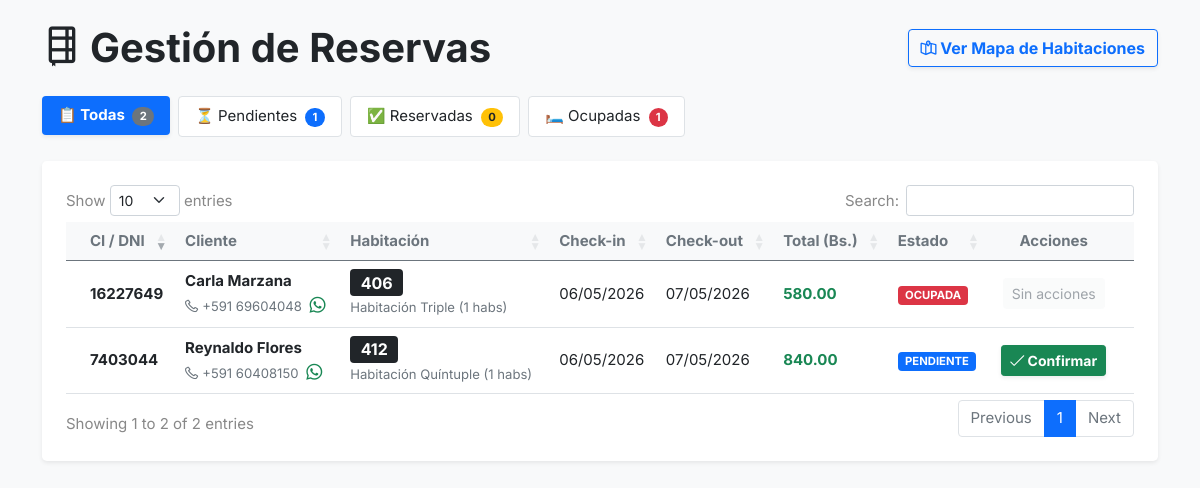
/reservas/index.php (signed in), run on the app's committed database.
### tables this page shows
CREATE TABLE `reservas` (
  `id` int(11) NOT NULL,
  `nombre` varchar(150) NOT NULL,
  `ci` varchar(20) NOT NULL,
  `telefono` varchar(20) DEFAULT NULL,
  `fecha_ingreso` date NOT NULL,
  `fecha_salida` date NOT NULL,
  `estado` enum('PENDIENTE','CONFIRMADA','HOSPEDADO','FINALIZADA','CANCELADA') DEFAULT 'PENDIENTE',
  `desayuno` tinyint(1) DEFAULT 0,
  `garage` int(11) DEFAULT 0,
  `total` decimal(10,2) NOT NULL DEFAULT 0.00,
  `foto_ci` varchar(255) DEFAULT NULL,
  `created_at` timestamp NOT NULL DEFAULT current_timestamp(),
  `confirmada_at` timestamp NULL DEFAULT NULL
);

### reservas/index.php (the view, shortened to what this page needs)
<?php
include '../conexion.php';
$conexion->query("ALTER TABLE reservas ADD COLUMN IF NOT EXISTS confirmada_at TIMESTAMP NULL AFTER created_at");
$conexion->query("UPDATE reservas SET estado = 'CANCELADA' WHERE estado = 'PENDIENTE' AND created_at <= NOW() - INTERVAL 12 HOUR");
$conexion->query("UPDATE reservas SET estado = 'CANCELADA' WHERE estado = 'CONFIRMADA' AND confirmada_at <= NOW() - INTERVAL 12 HOUR");
$sql_counts = "SELECT estado, COUNT(*) as total FROM reservas GROUP BY estado";
$res_counts = $conexion->query($sql_counts);
$counts = ['PENDIENTE' => 0, 'CONFIRMADA' => 0, 'HOSPEDADO' => 0, 'FINALIZADA' => 0, 'CANCELADA' => 0];
$total_reservas = 0;
if ($res_counts) {
    while ($row = $res_counts->fetch_assoc()) {
        $counts[$row['estado']] = $row['total'];
        $total_reservas += $row['total'];
    }
}
$sql = "SELECT r.*,
               GROUP_CONCAT(h.numero SEPARATOR ', ') as numeros_habitaciones,
               GROUP_CONCAT(DISTINCT t.nombre SEPARATOR ', ') as tipos_habitaciones,
               COUNT(dr.habitacion_id) as total_habitaciones,
               COALESCE(SUM(t.capacidad), 1) as capacidad_total
        FROM reservas r
        LEFT JOIN detalle_reserva dr ON r.id = dr.reserva_id
        LEFT JOIN habitacion h ON dr.habitacion_id = h.id_habitacion
        LEFT JOIN tipo_habitacion t ON h.id_tipo = t.id_tipo
        GROUP BY r.id
        ORDER BY r.id DESC";
$resultado = $conexion->query($sql);
?>
<!DOCTYPE html>
<html lang="es">
<?php include '../header.php'; ?>
<link rel="stylesheet" href="https://cdn.datatables.net/1.13.6/css/dataTables.bootstrap5.min.css" />
<body class="bg-light py-4">
  <div class="container">
    <div class="d-flex justify-content-between align-items-center mb-4">
      <h2 class="fw-bold text-dark"><i class="lni lni-agenda me-2"></i>Gestión de Reservas</h2>
      <a href="../habitacion/index.php" class="btn btn-outline-primary fw-bold shadow-sm">
        <i class="lni lni-map"></i> Ver Mapa de Habitaciones
      </a>
    </div>
    <div class="row mb-4">
        <div class="col-12">
            <ul class="nav nav-pills gap-2">
                <li class="nav-item">
                    <a class="nav-link active shadow-sm fw-bold tab-filtro" href="#" data-estado="">
                        📋 Todas <span class="badge bg-secondary text-white ms-1 rounded-pill"><?= $total_reservas ?></span>
                    </a>
                </li>
                <li class="nav-item">
                    <a class="nav-link bg-white border text-dark tab-filtro" href="#" data-estado="PENDIENTE">
                        ⏳ Pendientes <span class="badge bg-primary text-white ms-1 rounded-pill"><?= $counts['PENDIENTE'] ?></span>
                    </a>
                </li>
                <li class="nav-item">
                    <a class="nav-link bg-white border text-dark tab-filtro" href="#" data-estado="CONFIRMADA">
                        ✅ Reservadas <span class="badge bg-warning text-dark ms-1 rounded-pill"><?= $counts['CONFIRMADA'] ?></span>
                    </a>
                </li>
                <li class="nav-item">
                    <a class="nav-link bg-white border text-dark tab-filtro" href="#" data-estado="HOSPEDADO">
                        🛏️ Ocupadas <span class="badge bg-danger text-white ms-1 rounded-pill"><?= $counts['HOSPEDADO'] ?></span>
                    </a>
                </li>
            </ul>
        </div>
    </div>
    <div class="card shadow-sm border-0 rounded-3">
      <div class="card-body p-4">
        <div class="table-responsive">
          <table id="tablaReservas" class="table table-hover align-middle mb-0" style="width: 100%;">
            <thead class="table-light text-secondary">
              <tr>
                <th class="ps-4">CI / DNI</th>
                <th>Cliente</th>
                <th>Habitación</th>
                <th>Check-in</th>
                <th>Check-out</th>
                <th>Total (Bs.)</th>
                <th>Estado</th>
                <th class="text-center pe-4">Acciones</th>
              </tr>
            </thead>
            <tbody>
              <?php if ($resultado && $resultado->num_rows > 0): ?>
                <?php while ($fila = $resultado->fetch_assoc()): ?>
                  <tr>
                    <td class="ps-4 fw-bold text-dark"><?= htmlspecialchars($fila['ci'] ?? '') ?></td>
                    <td>
                        <strong><?= htmlspecialchars($fila['nombre'] ?? '') ?></strong><br>
                        <small class="text-muted">
                            <i class="lni lni-phone me-1"></i><?= htmlspecialchars($fila['telefono'] ?? '') ?>
                            <?php if(!empty($fila['telefono'])): ?>
                                <?php $tel_limpio = preg_replace('/[^0-9]/', '', $fila['telefono']); ?>
                                <a href="https://wa.me/<?= $tel_limpio ?>?text=<?= rawurlencode('Hola ' . trim($fila['nombre']) . ', nos comunicamos de la Recepción del hotel HabitApp...') ?>" target="_blank" class="text-success ms-1 fs-6" title="Abrir Chat"><i class="lni lni-whatsapp"></i></a>
                            <?php endif; ?>
                        </small>
                    </td>
                    <td>
                        <span class="badge bg-dark fs-6"><?= htmlspecialchars($fila['numeros_habitaciones'] ?? 'Sin Asignar') ?></span><br>
                        <small class="text-muted"><?= htmlspecialchars($fila['tipos_habitaciones'] ?? 'N/A') ?> (<?= $fila['total_habitaciones'] ?? 0 ?> habs)</small>
                    </td>
                    <td><?= !empty($fila['fecha_ingreso']) ? date('d/m/Y', strtotime($fila['fecha_ingreso'])) : 'N/A' ?></td>
                    <td><?= !empty($fila['fecha_salida']) ? date('d/m/Y', strtotime($fila['fecha_salida'])) : 'N/A' ?></td>
                    <td class="fw-bold text-success"><?= number_format((float)($fila['total'] ?? 0), 2) ?></td>
                    <td>
                      <?php
                        $badge_class = 'bg-secondary';
                        $estado_mostrar = $fila['estado'];
                        if($fila['estado'] == 'PENDIENTE') $badge_class = 'bg-primary';
                        if($fila['estado'] == 'HOSPEDADO') { $badge_class = 'bg-danger'; $estado_mostrar = 'OCUPADA'; }
                      ?>
                      <span class="badge <?= $badge_class ?>"><?= $estado_mostrar ?></span>
                    </td>
                    <td class="text-center pe-4">
                      <?php if ($fila['estado'] == 'PENDIENTE'): ?>
                          <button type="button" class="btn btn-sm btn-success fw-bold shadow-sm" data-bs-toggle="modal" data-bs-target="#modalConfirmar<?= $fila['id'] ?>">
                            <i class="lni lni-checkmark"></i> Confirmar
                          </button>
                      <?php else: ?>
                          <button class="btn btn-sm btn-light text-muted" disabled>Sin acciones</button>
                      <?php endif; ?>
                    </td>
                  </tr>
                <?php endwhile; ?>
              <?php endif; ?>
            </tbody>
          </table>
        </div>
      </div>
    </div>
  </div>
</body>
</html>

### header.php (shortened to what this page needs)
<head>
    <link rel="stylesheet" href="../assets/css/bootstrap.min.css" />
    <link rel="stylesheet" href="../assets/css/LineIcons.2.0.css" />
    <link rel="stylesheet" href="../assets/css/animate.css" />
    <link rel="stylesheet" href="../assets/css/tiny-slider.css" />
    <link rel="stylesheet" href="../assets/css/glightbox.min.css" />
    <link rel="stylesheet" href="../assets/css/main.css" />
    <link rel="stylesheet" href="../assets/css/habitapp.css?v=<?= time() ?>" />
</head>

### assets/css/main.css (style rules this page uses)
html { scroll-behavior: smooth; }
body { font-family: "Inter", sans-serif; font-weight: normal; font-style: normal; color: #888; overflow-x: hidden; font-size: 15px; }
* { margin: 0; padding: 0; }
span, a { display: inline-block; text-decoration: none; transition: all 0.4s ease; -webkit-transition: all 0.4s ease; -moz-transition: all 0.4s ease; }
h1, h2, h3, h4, h5, h6 { font-weight: 600; margin: 0px; color: #081828; }
h2 { font-size: 40px; }
ul, ol { margin: 0px; padding: 0px; list-style-type: none; }

### data on the page
reservas: ci "7403044", nombre "Reynaldo Flores", telefono "+591 60408150", numeros_habitaciones "412", tipos_habitaciones "Habitación Quíntuple", total_habitaciones "1", fecha_ingreso "06/05/2026", fecha_salida "07/05/2026", total "840.00", estado "PENDIENTE"
reservas: ci "16227649", nombre "Carla Marzana", telefono "+591 69604048", numeros_habitaciones "406", tipos_habitaciones "Habitación Triple", total_habitaciones "1", fecha_ingreso "06/05/2026", fecha_salida "07/05/2026", total "580.00", estado "OCUPADA", shows "Sin acciones"

### other printed values
$total_reservas "2"
$counts['PENDIENTE'] "1"
$counts['CONFIRMADA'] "0"
$counts['HOSPEDADO'] "1"
